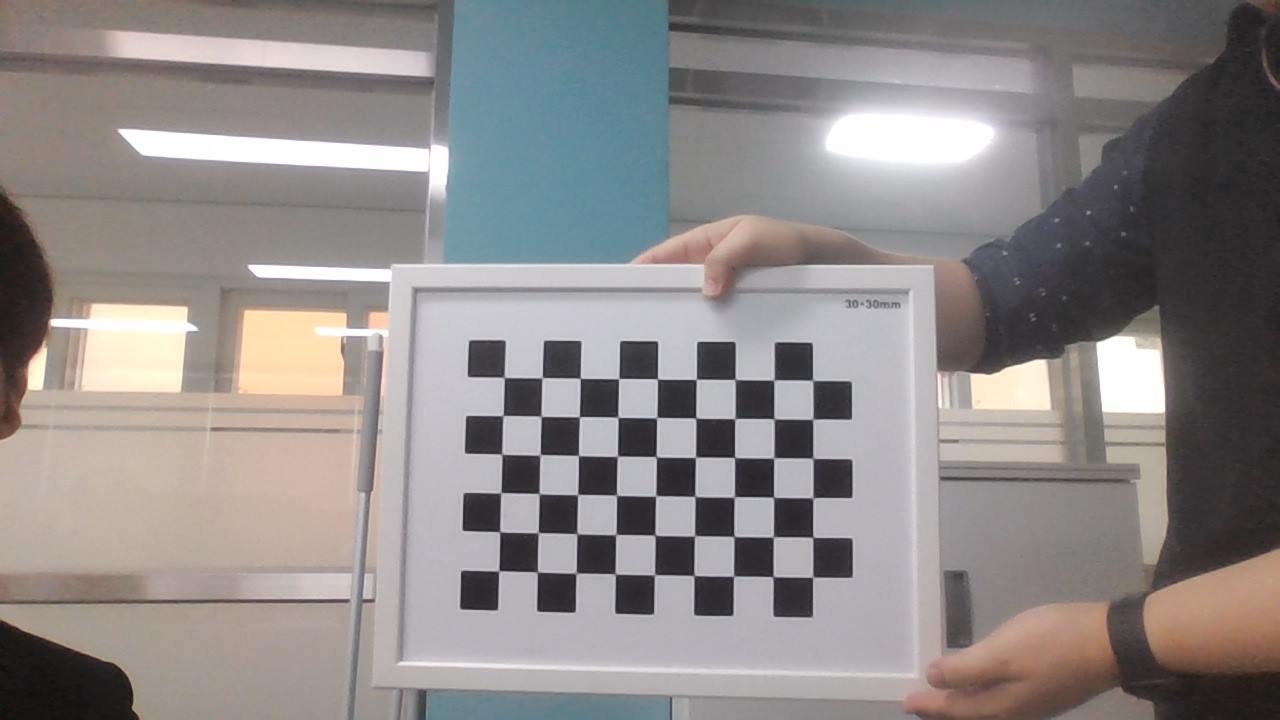
#> input picture deep/result.jpg, 1280 x 720 px, found by its file name
$ python numpy.py
#> lines starting #> are read from the running program, lines starting #| are printed output that depends on the picture

#관련 라이브러리 선언 import numpy as np import cv2
import numpy as np
import cv2
from matplotlib import pyplot as plt
#영상 읽기
img1 = cv2.imread("./deep/result.jpg", cv2.IMREAD_GRAYSCALE)
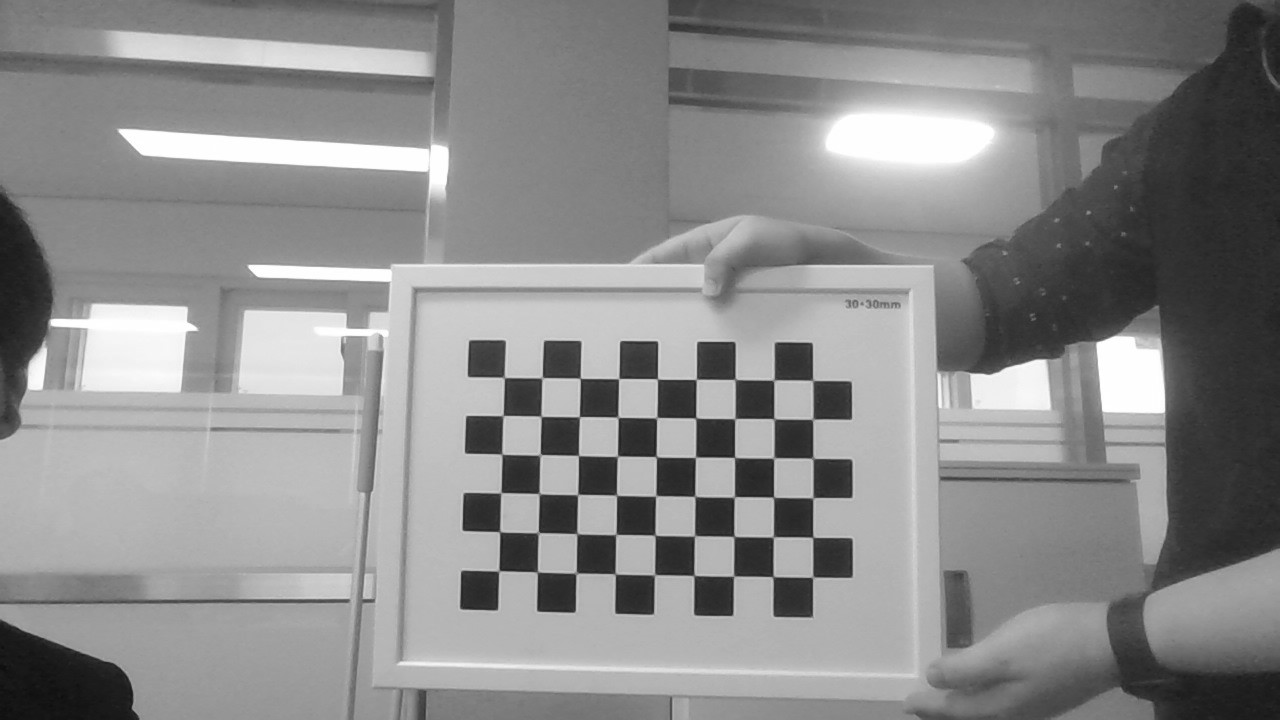
#> img1: shape (720, 1280); min 13, max 255, mean 139.1
#이동 변환
h, w, = img1.shape
#> h = 720; w = 1280
tlans_x = 10; tlans_y= 25
point1_src = np.float32([[15,20], [50,70], [130,140]])
point1_dst = np.float32(point1_src + [tlans_x, tlans_y])
affine_mat1 = cv2.getAffineTransform(point1_src, point1_dst)
user_mat1 = np.float32([[1,0,tlans_x], [0,1,tlans_y]])
res1 = cv2.warpAffine(img1, affine_mat1, (w,h))
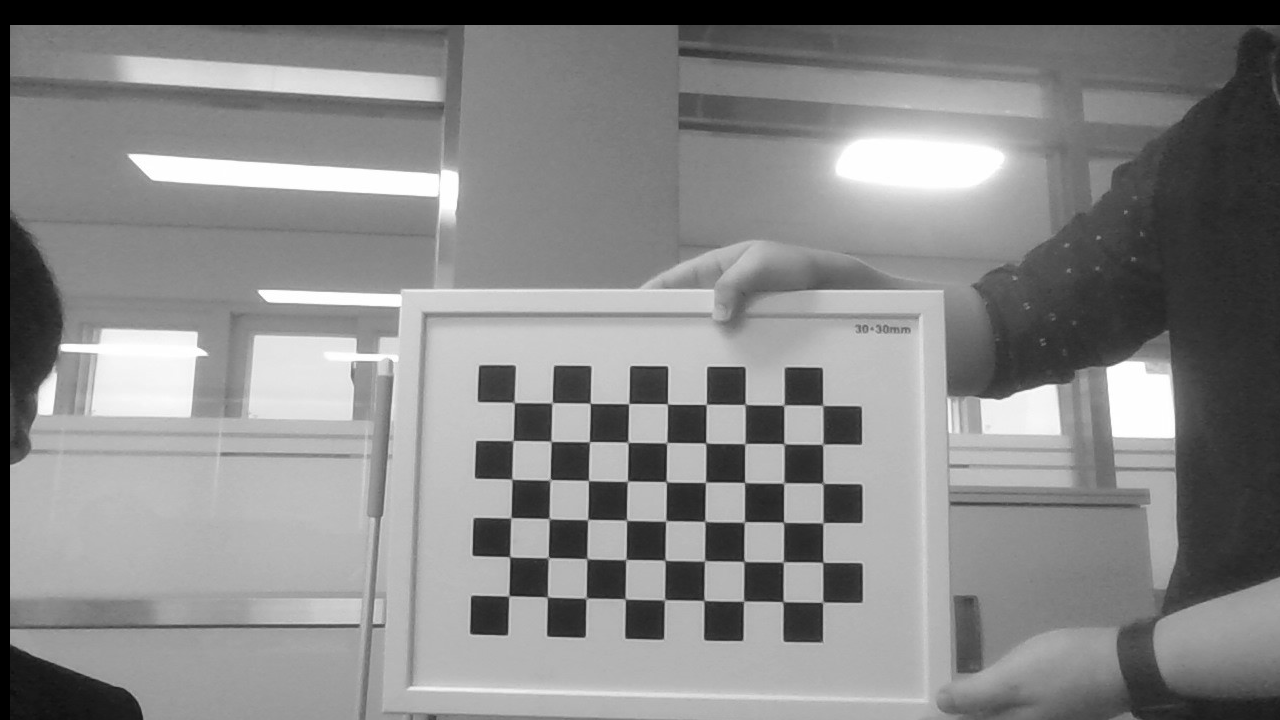
#> res1: shape (720, 1280); min 0, max 255, mean 134.8
res2 = cv2.warpAffine (img1, user_mat1, (w,h))

#크기변환
scale_x = 0.8; scale_y= 0.6
user_mat2 = np.float32([[scale_x,0,0], [0, scale_y, 0]])
res3 = cv2.warpAffine (img1, user_mat2, (w,h))
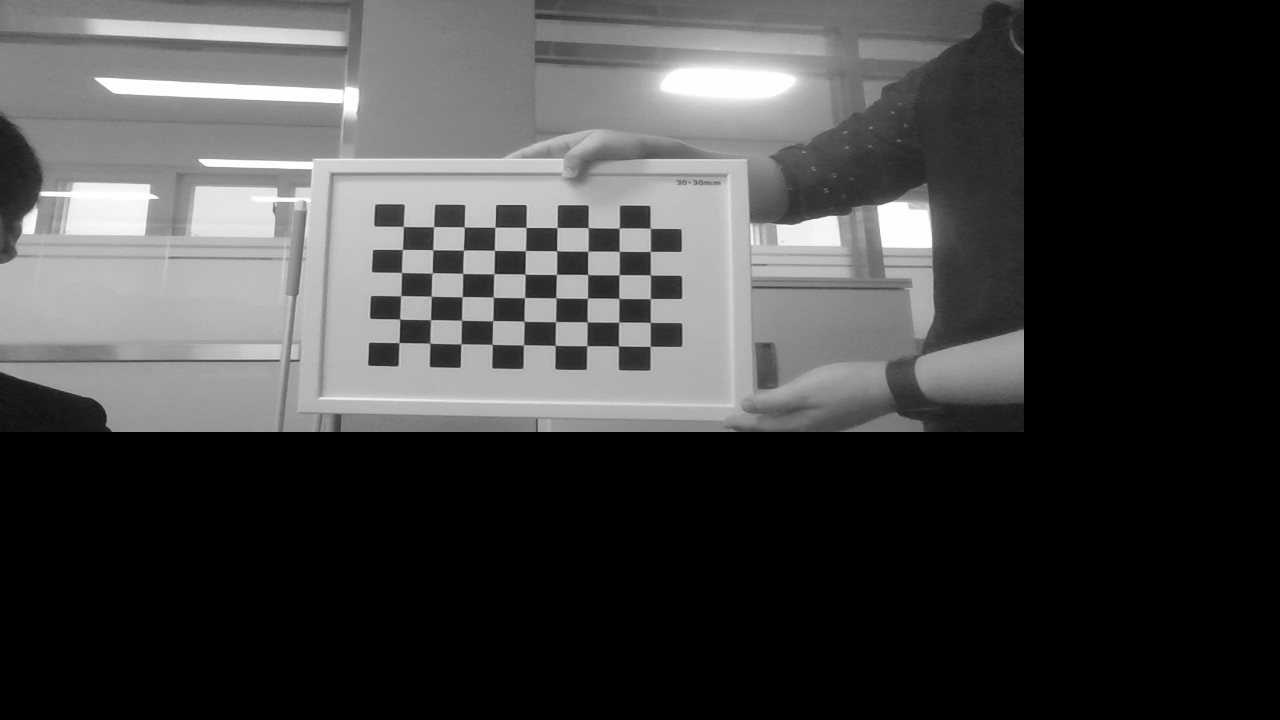
#> res3: shape (720, 1280); min 0, max 255, mean 66.8
res4 = cv2.resize(img1, (0,0), None, scale_x, scale_y)
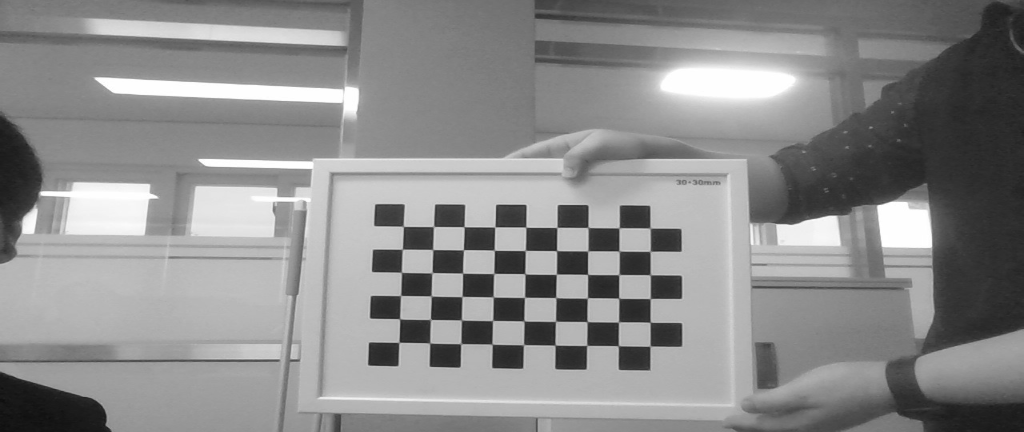
#> res4: shape (432, 1024); min 13, max 255, mean 139
background = np. full(shape=[h,w], fill_value=0, dtype=np. uint8)
#> (the run stopped early here; a loop or call above may not have finished)
